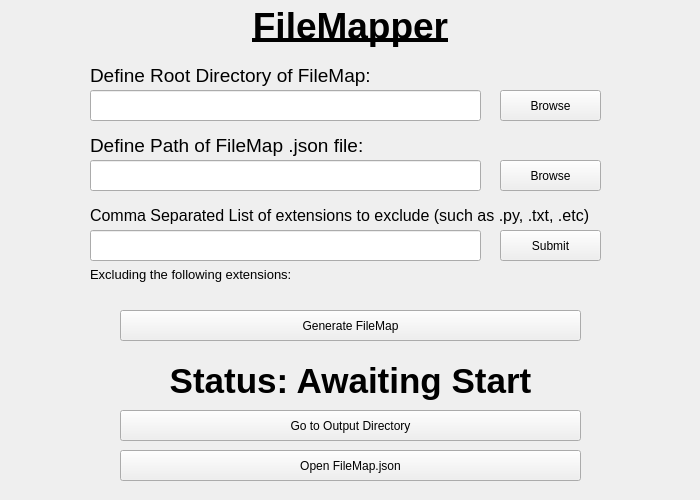
<?xml version="1.0" encoding="UTF-8"?>
<ui version="4.0">
 <class>MainWindow</class>
 <widget class="QMainWindow" name="MainWindow">
  <property name="geometry">
   <rect>
    <x>0</x>
    <y>0</y>
    <width>700</width>
    <height>500</height>
   </rect>
  </property>
  <property name="windowTitle">
   <string>FileMapper</string>
  </property>
  <widget class="QWidget" name="centralwidget">
   <widget class="QLabel" name="label">
    <property name="geometry">
     <rect>
      <x>0</x>
      <y>0</y>
      <width>701</width>
      <height>51</height>
     </rect>
    </property>
    <property name="font">
     <font>
      <pointsize>28</pointsize>
      <weight>75</weight>
      <bold>true</bold>
      <underline>true</underline>
     </font>
    </property>
    <property name="text">
     <string>FileMapper</string>
    </property>
    <property name="alignment">
     <set>Qt::AlignCenter</set>
    </property>
   </widget>
   <widget class="QLineEdit" name="rootDirLineEdit">
    <property name="geometry">
     <rect>
      <x>90</x>
      <y>90</y>
      <width>391</width>
      <height>31</height>
     </rect>
    </property>
   </widget>
   <widget class="QPushButton" name="rootDirButton">
    <property name="geometry">
     <rect>
      <x>500</x>
      <y>90</y>
      <width>101</width>
      <height>31</height>
     </rect>
    </property>
    <property name="text">
     <string>Browse</string>
    </property>
   </widget>
   <widget class="QLabel" name="label_2">
    <property name="geometry">
     <rect>
      <x>90</x>
      <y>60</y>
      <width>411</width>
      <height>31</height>
     </rect>
    </property>
    <property name="font">
     <font>
      <pointsize>14</pointsize>
     </font>
    </property>
    <property name="text">
     <string>Define Root Directory of FileMap:</string>
    </property>
   </widget>
   <widget class="QLineEdit" name="jsonPathLineEdit">
    <property name="geometry">
     <rect>
      <x>90</x>
      <y>160</y>
      <width>391</width>
      <height>31</height>
     </rect>
    </property>
   </widget>
   <widget class="QLabel" name="label_3">
    <property name="geometry">
     <rect>
      <x>90</x>
      <y>130</y>
      <width>411</width>
      <height>31</height>
     </rect>
    </property>
    <property name="font">
     <font>
      <pointsize>14</pointsize>
     </font>
    </property>
    <property name="text">
     <string>Define Path of FileMap .json file:</string>
    </property>
   </widget>
   <widget class="QPushButton" name="jsonPathButton">
    <property name="geometry">
     <rect>
      <x>500</x>
      <y>160</y>
      <width>101</width>
      <height>31</height>
     </rect>
    </property>
    <property name="text">
     <string>Browse</string>
    </property>
   </widget>
   <widget class="QPushButton" name="GenerateButton">
    <property name="geometry">
     <rect>
      <x>120</x>
      <y>310</y>
      <width>461</width>
      <height>31</height>
     </rect>
    </property>
    <property name="text">
     <string>Generate FileMap</string>
    </property>
   </widget>
   <widget class="QPushButton" name="outputDirButton">
    <property name="geometry">
     <rect>
      <x>120</x>
      <y>410</y>
      <width>461</width>
      <height>31</height>
     </rect>
    </property>
    <property name="text">
     <string>Go to Output Directory</string>
    </property>
   </widget>
   <widget class="QLabel" name="statusLabel">
    <property name="geometry">
     <rect>
      <x>0</x>
      <y>350</y>
      <width>701</width>
      <height>61</height>
     </rect>
    </property>
    <property name="font">
     <font>
      <pointsize>26</pointsize>
      <weight>75</weight>
      <bold>true</bold>
     </font>
    </property>
    <property name="text">
     <string>Status: Awaiting Start</string>
    </property>
    <property name="alignment">
     <set>Qt::AlignCenter</set>
    </property>
   </widget>
   <widget class="QPushButton" name="extButton">
    <property name="geometry">
     <rect>
      <x>500</x>
      <y>230</y>
      <width>101</width>
      <height>31</height>
     </rect>
    </property>
    <property name="text">
     <string>Submit</string>
    </property>
   </widget>
   <widget class="QLineEdit" name="extLineEdit">
    <property name="geometry">
     <rect>
      <x>90</x>
      <y>230</y>
      <width>391</width>
      <height>31</height>
     </rect>
    </property>
   </widget>
   <widget class="QLabel" name="label_4">
    <property name="geometry">
     <rect>
      <x>90</x>
      <y>200</y>
      <width>591</width>
      <height>31</height>
     </rect>
    </property>
    <property name="font">
     <font>
      <pointsize>12</pointsize>
     </font>
    </property>
    <property name="text">
     <string>Comma Separated List of extensions to exclude (such as .py, .txt, .etc)</string>
    </property>
   </widget>
   <widget class="QLabel" name="extOmitLabel">
    <property name="geometry">
     <rect>
      <x>90</x>
      <y>259</y>
      <width>611</width>
      <height>31</height>
     </rect>
    </property>
    <property name="font">
     <font>
      <pointsize>10</pointsize>
     </font>
    </property>
    <property name="text">
     <string>Excluding the following extensions:</string>
    </property>
   </widget>
   <widget class="QPushButton" name="outputFilePath">
    <property name="geometry">
     <rect>
      <x>120</x>
      <y>450</y>
      <width>461</width>
      <height>31</height>
     </rect>
    </property>
    <property name="text">
     <string>Open FileMap.json</string>
    </property>
   </widget>
  </widget>
 </widget>
 <resources/>
 <connections/>
</ui>
